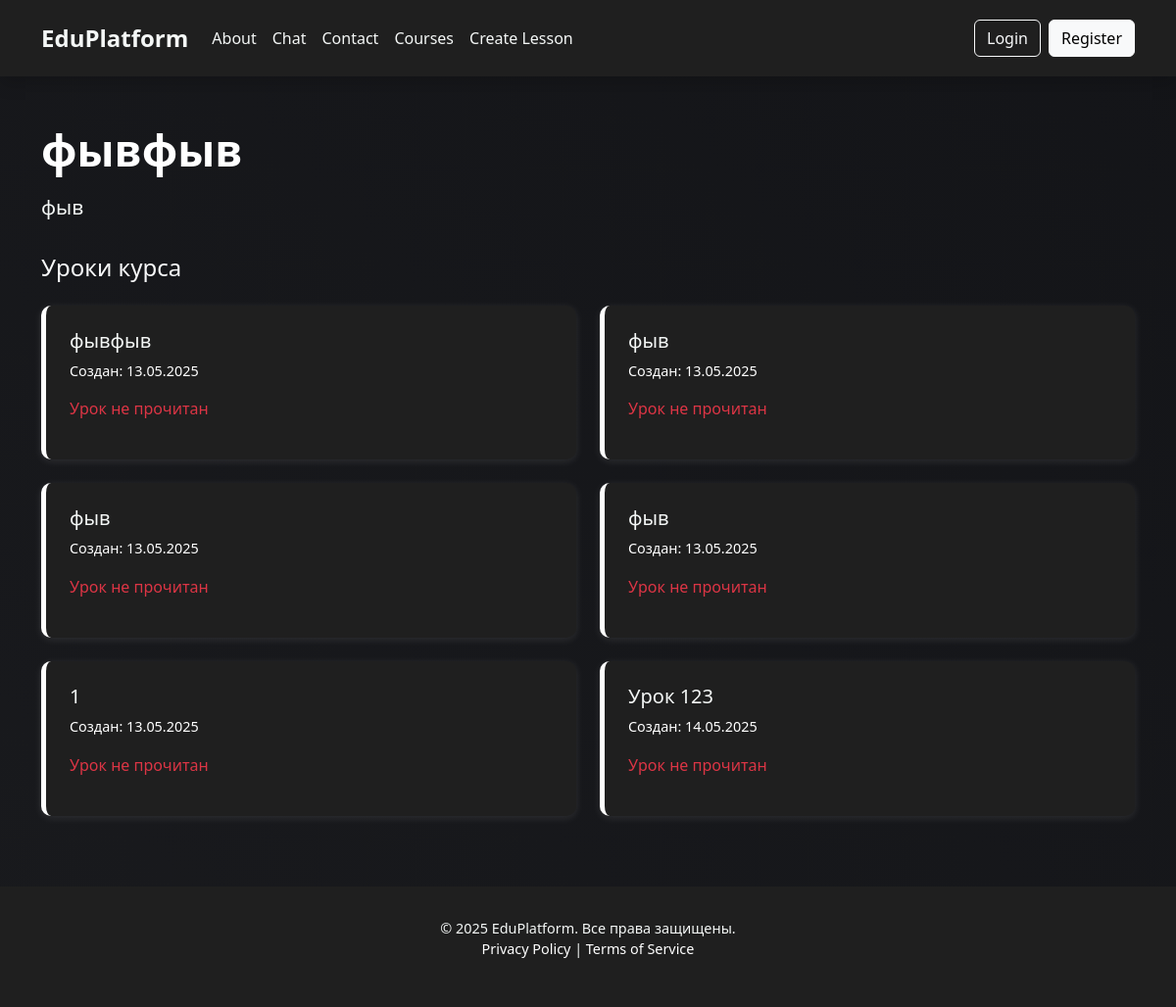
The app's page /course/2/lessons/, older data.
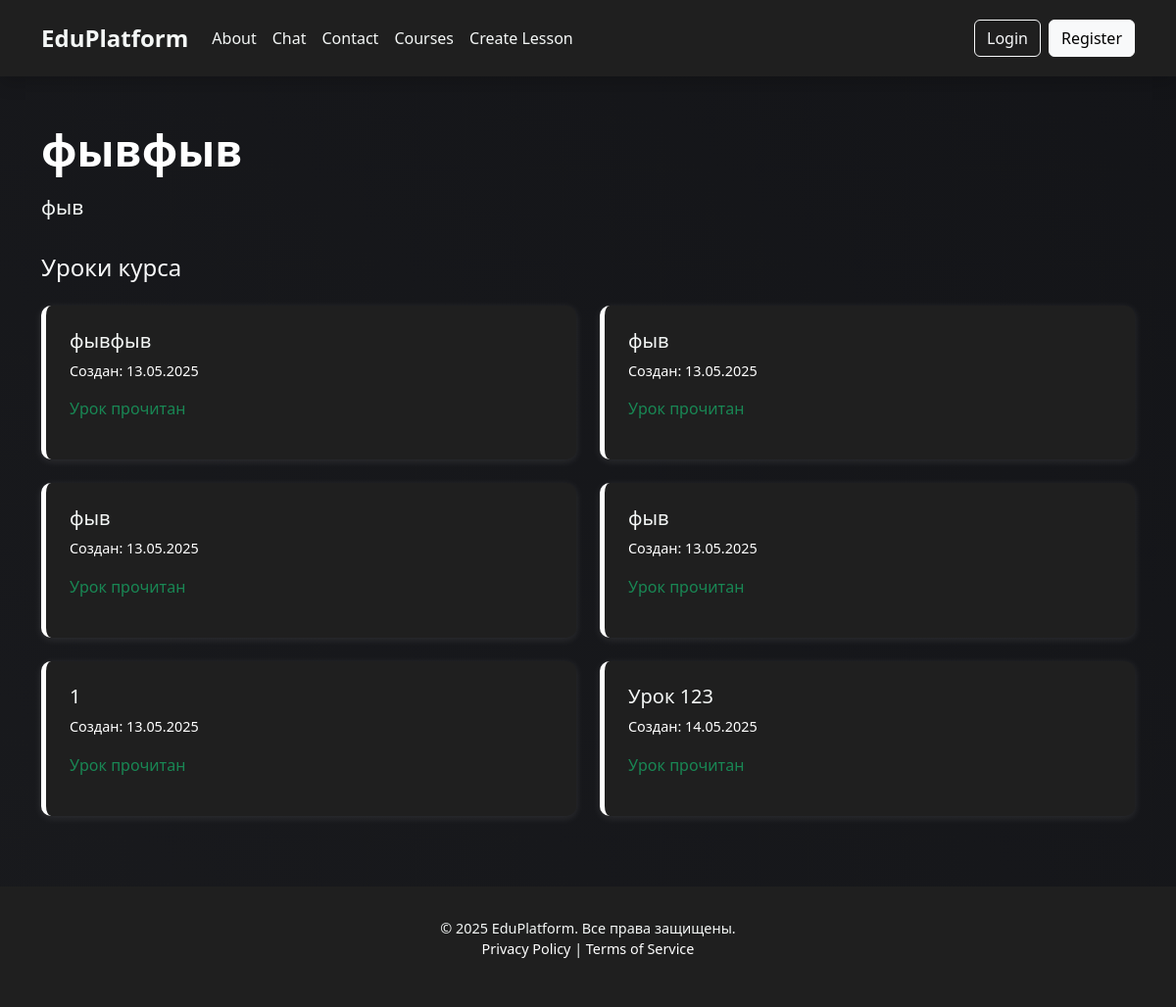
The same page, newer data.
### index/models.py (models this page shows, shortened)
class Course(models.Model):
    title = models.CharField(max_length=100)
    instructor = models.ForeignKey(
        CustomUser,
        on_delete=models.CASCADE,
        related_name='courses',
        limit_choices_to={'role': 'teacher'}
        )
    students = models.ManyToManyField(
        CustomUser,
        related_name='enrolled_courses',
        blank=True,
        limit_choices_to={'role': 'student'}
        )
    description = models.TextField()
    created_at = models.DateTimeField(auto_now_add=True)
    updated_at = models.DateTimeField(auto_now=True)

class Lesson(models.Model):
    course = models.ForeignKey(Course, on_delete=models.CASCADE, related_name='lessons')
    title = models.CharField(max_length=100)
    content = models.TextField()
    image = models.ImageField(upload_to='lesson_images/', null=True, blank=True)
    isRead = models.BooleanField(default=False)
    created_at = models.DateTimeField(auto_now_add=True)
    updated_at = models.DateTimeField(auto_now=True)

### index/views.py (the view)
# urls.py: path('course/<int:course_id>/lessons/', course_lessons_view, name='course_lessons'),  # Страница с уроками курса
def course_lessons_view(request, course_id):
    course = get_object_or_404(Course, id=course_id)  # Получаем курс по ID
    lessons = course.lessons.all()  # Получаем все уроки этого курса
    return render(request, 'index/courses_detail.html', {'course': course, 'lessons': lessons})

### templates/index/courses_detail.html (shortened to what this page needs)
<!DOCTYPE html>
{% load static %}
<html lang="ru">
<head>
  <link href="https://cdn.jsdelivr.net/npm/bootstrap@5.3.3/dist/css/bootstrap.min.css" rel="stylesheet">
  <link href="https://cdn.jsdelivr.net/npm/bootstrap-icons@1.10.5/font/bootstrap-icons.css" rel="stylesheet">
</head>
<body>
<nav class="navbar navbar-expand-lg navbar-dark py-3 shadow">
  <div class="container">
    <a class="navbar-brand fw-bold fs-4" href="{% url 'main' %}">EduPlatform</a>
    <div class="collapse navbar-collapse justify-content-between" id="navbarNav">
      <ul class="navbar-nav">
        <li class="nav-item"><a class="nav-link" href="{% url 'about' %}">About</a></li>
        <li class="nav-item"><a class="nav-link" href="{% url 'chat' %}">Chat</a></li>
        <li class="nav-item"><a class="nav-link" href="{% url 'contact' %}">Contact</a></li>
        <li class="nav-item"><a class="nav-link" href="{% url 'courses' %}">Courses</a></li>
        <li class="nav-item"><a class="nav-link" href="{% url 'create_lesson' %}">Create Lesson</a></li>
      </ul>
      <ul class="navbar-nav">
        {% if user.is_authenticated %}
          <li class="nav-item"><span class="nav-link">Hi, {{ user.username }}</span></li>
          <li class="nav-item"><a class="btn btn-outline-light" href="{% url 'logout' %}">Logout</a></li>
        {% else %}
          <li class="nav-item"><a class="btn btn-outline-light me-2" href="{% url 'login' %}">Login</a></li>
          <li class="nav-item"><a class="btn btn-light" href="{% url 'register' %}">Register</a></li>
        {% endif %}
      </ul>
    </div>
  </div>
</nav>
<section class="container my-5">
  <h2 class="section-title">{{ course.title }}</h2>
  <p class="section-description">{{ course.description }}</p>
  <h4 class="mb-4 text-light">Уроки курса</h4>
  <div class="row">
    {% for lesson in lessons %}
      <div class="col-md-6">
        <div class="lesson-card">
          <a href="{% url 'lesson_detail' lesson.id %}">
            <h5>{{ lesson.title }}</h5>
            <p class="mt-2 text-white" style="font-size: 0.9rem;">Создан: {{ lesson.created_at|date:"d.m.Y" }}</p>
            {% if lesson.isRead %}
              <p class="text-success">Урок прочитан</p>
            {% else %}
              <p class="text-danger">Урок не прочитан</p>
            {% endif %}
          </a>
        </div>
      </div>
    {% empty %}
      <p>У этого курса пока нет уроков.</p>
    {% endfor %}
  </div>
</section>
<footer>
  <div class="container">
    <p class="mb-0">© 2025 EduPlatform. Все права защищены.</p>
    <p><a href="#">Privacy Policy</a> | <a href="#">Terms of Service</a></p>
  </div>
</footer>
</body>
</html>

### templates/index/courses_detail.html (style rules this page uses)
body { background-color: #0b0c10; color: #f4f7f6; font-family: 'Segoe UI', sans-serif; min-height: 100vh; margin: 0; background: linear-gradient(45deg, rgba(32, 33, 36, 1) 0%, rgba(11, 12, 16, 1) 100%); background-size: 400% 400%; animation: gradientAnimation 15s ease infinite; }
.navbar { background-color: #1f1f1f; box-shadow: 0 4px 10px rgba(0, 0, 0, 0.3); }
.navbar .navbar-brand { font-weight: bold; color: #f4f7f6; }
.navbar .nav-link { color: #f4f7f6; transition: color 0.3s ease; }
.section-title { font-size: 2.8rem; font-weight: bold; color: #ffffff; margin-bottom: 1rem; }
.section-description { font-size: 1.3rem; color: #f4f7f6; margin-bottom: 2rem; }
.lesson-card { background-color: #1f1f1f; border-left: 5px solid #ffffff; border-radius: 10px; padding: 1.5rem; margin-bottom: 1.5rem; box-shadow: 0 2px 8px rgba(255, 255, 255, 0.1); transition: transform 0.3s ease, box-shadow 0.3s ease; }
.lesson-card a { text-decoration: none; color: #f4f7f6; display: block; height: 100%; }
footer { background-color: #1f1f1f; padding: 2rem 0; color: #f4f7f6; text-align: center; font-size: 0.9rem; }
footer a { color: #ffffff; text-decoration: none; }

Row changes from the older to the newer data that the page shows:
changed Lesson "фывфыв": isRead "Урок не прочитан" → "Урок прочитан"
changed Lesson (number 2 of 6 on the later page): isRead "Урок не прочитан" → "Урок прочитан"
changed Lesson (number 3 of 6 on the later page): isRead "Урок не прочитан" → "Урок прочитан"
changed Lesson (number 4 of 6 on the later page): isRead "Урок не прочитан" → "Урок прочитан"
changed Lesson (number 5 of 6 on the later page): isRead "Урок не прочитан" → "Урок прочитан"
changed Lesson "Урок 123": isRead "Урок не прочитан" → "Урок прочитан"
